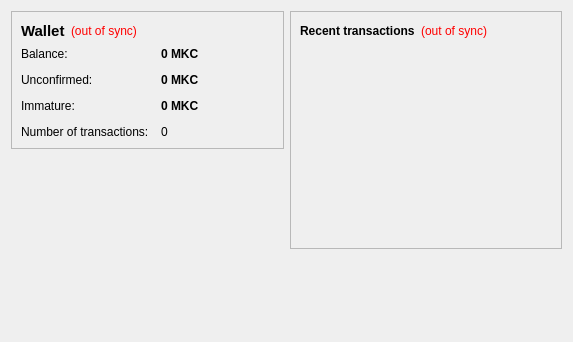
<?xml version="1.0" encoding="UTF-8"?>
<ui version="4.0">
 <class>OverviewPage</class>
 <widget class="QWidget" name="OverviewPage">
  <property name="geometry">
   <rect>
    <x>0</x>
    <y>0</y>
    <width>573</width>
    <height>342</height>
   </rect>
  </property>
  <property name="windowTitle">
   <string>Form</string>
  </property>
  <layout class="QHBoxLayout" name="horizontalLayout" stretch="1,1">
   <item>
    <layout class="QVBoxLayout" name="verticalLayout_2">
     <item>
      <widget class="QFrame" name="frame">
       <property name="frameShape">
        <enum>QFrame::StyledPanel</enum>
       </property>
       <property name="frameShadow">
        <enum>QFrame::Raised</enum>
       </property>
       <layout class="QVBoxLayout" name="verticalLayout_4">
        <item>
         <layout class="QHBoxLayout" name="horizontalLayout_4">
          <item>
           <widget class="QLabel" name="label_5">
            <property name="font">
             <font>
              <pointsize>11</pointsize>
              <weight>75</weight>
              <bold>true</bold>
             </font>
            </property>
            <property name="text">
             <string>Wallet</string>
            </property>
           </widget>
          </item>
          <item>
           <widget class="QLabel" name="labelWalletStatus">
            <property name="toolTip">
             <string>The displayed information may be out of date. Your wallet automatically synchronizes with the mkcoin network after a connection is established, but this process has not completed yet.</string>
            </property>
            <property name="styleSheet">
             <string notr="true">QLabel { color: red; }</string>
            </property>
            <property name="text">
             <string notr="true">(out of sync)</string>
            </property>
            <property name="alignment">
             <set>Qt::AlignLeading|Qt::AlignLeft|Qt::AlignVCenter</set>
            </property>
           </widget>
          </item>
          <item>
           <spacer name="horizontalSpacer_2">
            <property name="orientation">
             <enum>Qt::Horizontal</enum>
            </property>
            <property name="sizeHint" stdset="0">
             <size>
              <width>40</width>
              <height>20</height>
             </size>
            </property>
           </spacer>
          </item>
         </layout>
        </item>
        <item>
         <layout class="QFormLayout" name="formLayout_2">
          <property name="fieldGrowthPolicy">
           <enum>QFormLayout::AllNonFixedFieldsGrow</enum>
          </property>
          <property name="horizontalSpacing">
           <number>12</number>
          </property>
          <property name="verticalSpacing">
           <number>12</number>
          </property>
          <item row="0" column="0">
           <widget class="QLabel" name="label">
            <property name="text">
             <string>Balance:</string>
            </property>
           </widget>
          </item>
          <item row="0" column="1">
           <widget class="QLabel" name="labelBalance">
            <property name="font">
             <font>
              <weight>75</weight>
              <bold>true</bold>
             </font>
            </property>
            <property name="cursor">
             <cursorShape>IBeamCursor</cursorShape>
            </property>
            <property name="toolTip">
             <string>Your current balance</string>
            </property>
            <property name="text">
             <string notr="true">0 MKC</string>
            </property>
            <property name="textInteractionFlags">
             <set>Qt::LinksAccessibleByMouse|Qt::TextSelectableByKeyboard|Qt::TextSelectableByMouse</set>
            </property>
           </widget>
          </item>
          <item row="1" column="0">
           <widget class="QLabel" name="label_3">
            <property name="text">
             <string>Unconfirmed:</string>
            </property>
           </widget>
          </item>
          <item row="1" column="1">
           <widget class="QLabel" name="labelUnconfirmed">
            <property name="font">
             <font>
              <weight>75</weight>
              <bold>true</bold>
             </font>
            </property>
            <property name="cursor">
             <cursorShape>IBeamCursor</cursorShape>
            </property>
            <property name="toolTip">
             <string>Total of transactions that have yet to be confirmed, and do not yet count toward the current balance</string>
            </property>
            <property name="text">
             <string notr="true">0 MKC</string>
            </property>
            <property name="textInteractionFlags">
             <set>Qt::LinksAccessibleByMouse|Qt::TextSelectableByKeyboard|Qt::TextSelectableByMouse</set>
            </property>
           </widget>
          </item>
          <item row="3" column="0">
           <widget class="QLabel" name="label_2">
            <property name="text">
             <string>Number of transactions:</string>
            </property>
           </widget>
          </item>
          <item row="3" column="1">
           <widget class="QLabel" name="labelNumTransactions">
            <property name="toolTip">
             <string>Total number of transactions in wallet</string>
            </property>
            <property name="text">
             <string notr="true">0</string>
            </property>
           </widget>
          </item>
          <item row="2" column="0">
           <widget class="QLabel" name="labelImmatureText">
            <property name="text">
             <string>Immature:</string>
            </property>
           </widget>
          </item>
          <item row="2" column="1">
           <widget class="QLabel" name="labelImmature">
            <property name="font">
             <font>
              <weight>75</weight>
              <bold>true</bold>
             </font>
            </property>
            <property name="toolTip">
             <string>Mined balance that has not yet matured</string>
            </property>
            <property name="text">
             <string notr="true">0 MKC</string>
            </property>
            <property name="textInteractionFlags">
             <set>Qt::LinksAccessibleByMouse|Qt::TextSelectableByKeyboard|Qt::TextSelectableByMouse</set>
            </property>
           </widget>
          </item>
         </layout>
        </item>
       </layout>
      </widget>
     </item>
     <item>
      <spacer name="verticalSpacer">
       <property name="orientation">
        <enum>Qt::Vertical</enum>
       </property>
       <property name="sizeHint" stdset="0">
        <size>
         <width>20</width>
         <height>40</height>
        </size>
       </property>
      </spacer>
     </item>
    </layout>
   </item>
   <item>
    <layout class="QVBoxLayout" name="verticalLayout_3">
     <item>
      <widget class="QFrame" name="frame_2">
       <property name="frameShape">
        <enum>QFrame::StyledPanel</enum>
       </property>
       <property name="frameShadow">
        <enum>QFrame::Raised</enum>
       </property>
       <layout class="QVBoxLayout" name="verticalLayout">
        <item>
         <layout class="QHBoxLayout" name="horizontalLayout_2">
          <item>
           <widget class="QLabel" name="label_4">
            <property name="text">
             <string>&lt;b&gt;Recent transactions&lt;/b&gt;</string>
            </property>
           </widget>
          </item>
          <item>
           <widget class="QLabel" name="labelTransactionsStatus">
            <property name="toolTip">
             <string>The displayed information may be out of date. Your wallet automatically synchronizes with the mkcoin network after a connection is established, but this process has not completed yet.</string>
            </property>
            <property name="styleSheet">
             <string notr="true">QLabel { color: red; }</string>
            </property>
            <property name="text">
             <string notr="true">(out of sync)</string>
            </property>
            <property name="alignment">
             <set>Qt::AlignRight|Qt::AlignTrailing|Qt::AlignVCenter</set>
            </property>
           </widget>
          </item>
          <item>
           <spacer name="horizontalSpacer">
            <property name="orientation">
             <enum>Qt::Horizontal</enum>
            </property>
            <property name="sizeHint" stdset="0">
             <size>
              <width>40</width>
              <height>20</height>
             </size>
            </property>
           </spacer>
          </item>
         </layout>
        </item>
        <item>
         <widget class="QListView" name="listTransactions">
          <property name="styleSheet">
           <string notr="true">QListView { background: transparent; }</string>
          </property>
          <property name="frameShape">
           <enum>QFrame::NoFrame</enum>
          </property>
          <property name="verticalScrollBarPolicy">
           <enum>Qt::ScrollBarAlwaysOff</enum>
          </property>
          <property name="horizontalScrollBarPolicy">
           <enum>Qt::ScrollBarAlwaysOff</enum>
          </property>
          <property name="selectionMode">
           <enum>QAbstractItemView::NoSelection</enum>
          </property>
         </widget>
        </item>
       </layout>
      </widget>
     </item>
     <item>
      <spacer name="verticalSpacer_2">
       <property name="orientation">
        <enum>Qt::Vertical</enum>
       </property>
       <property name="sizeHint" stdset="0">
        <size>
         <width>20</width>
         <height>40</height>
        </size>
       </property>
      </spacer>
     </item>
    </layout>
   </item>
  </layout>
 </widget>
 <resources/>
 <connections/>
</ui>
